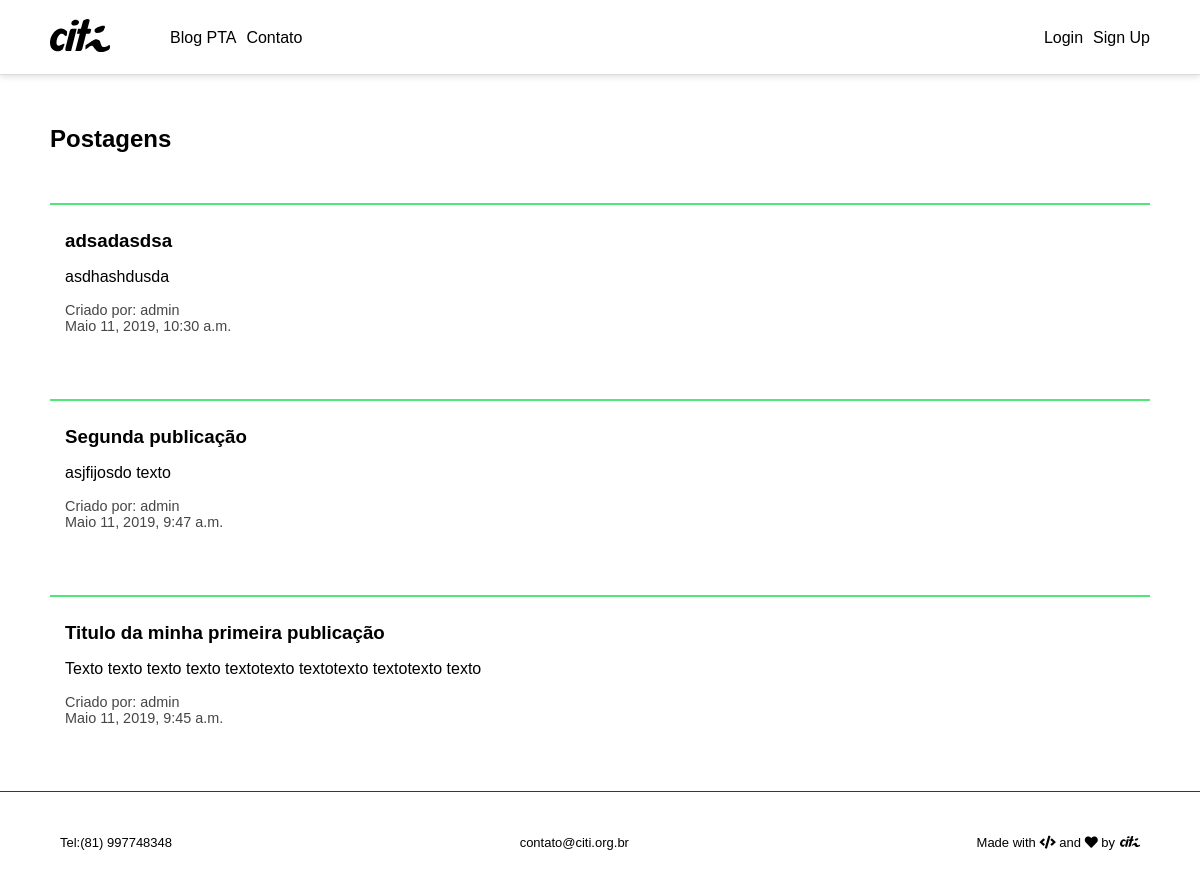
Before: / with the older database file.
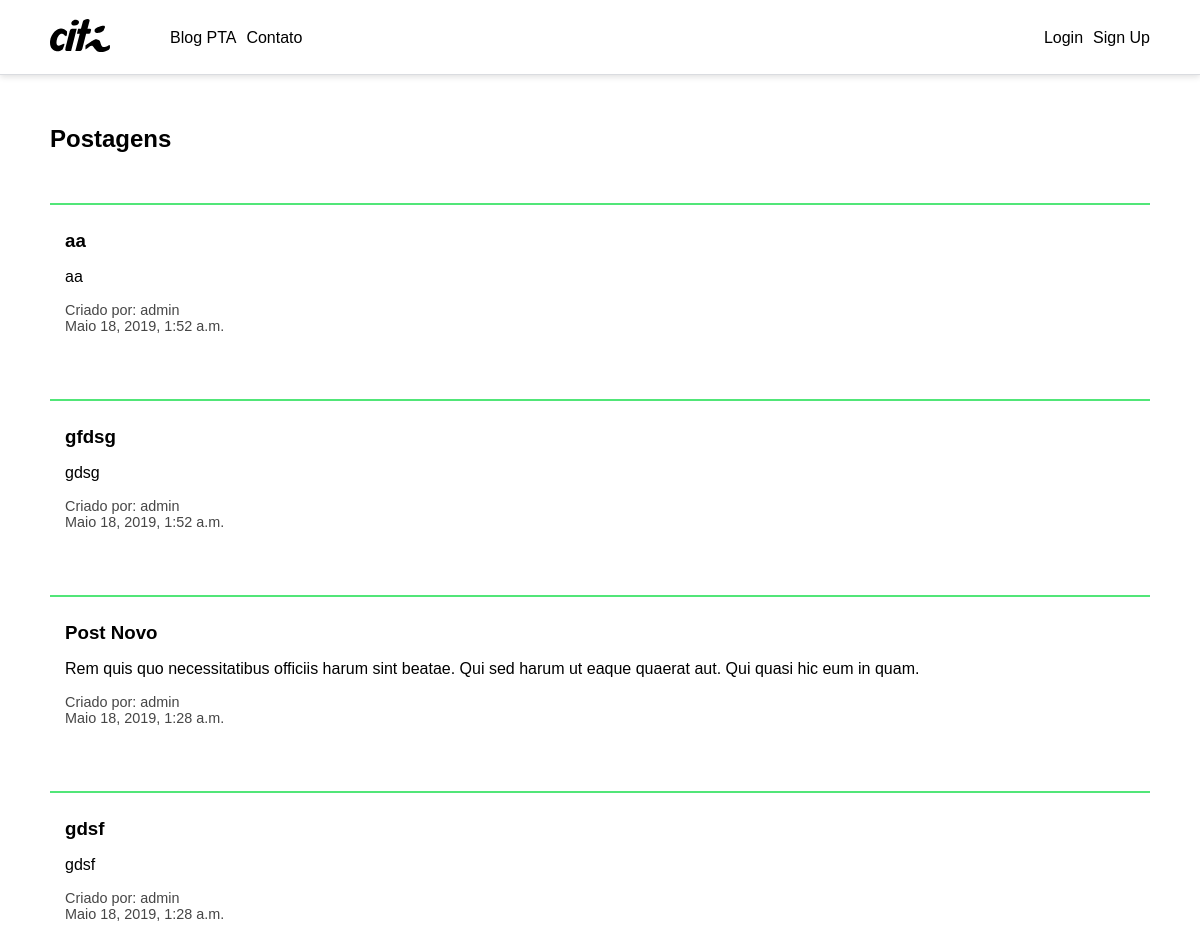
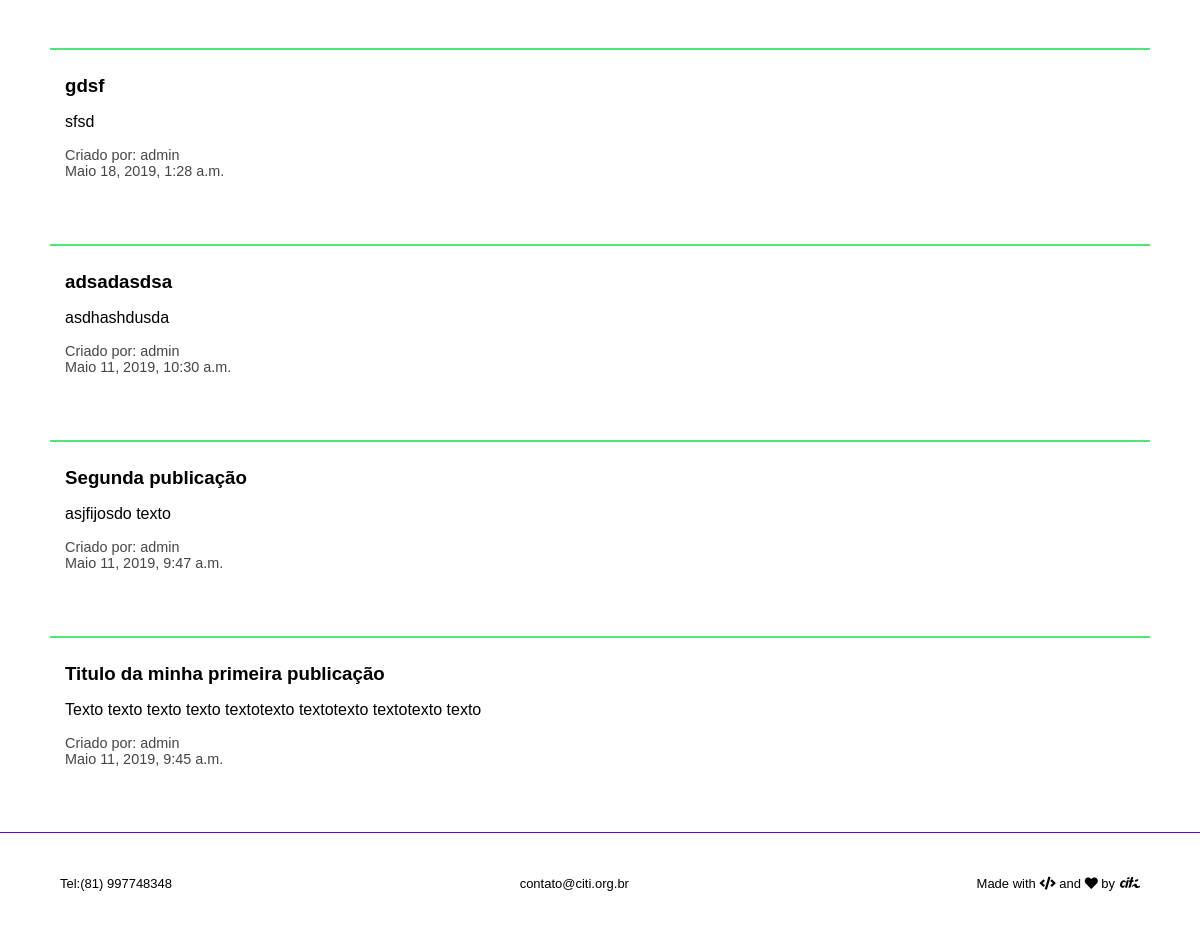
After: the same page with the newer database file (2 pictures, top to bottom).
### core/models.py (models this page shows, shortened)
class Posts(models.Model):
    author = models.ForeignKey('auth.User', on_delete=models.CASCADE)
    title = models.CharField(max_length=100, null=False, blank=False)
    text = models.TextField(null=True, blank=True)
    created_date = models.DateTimeField(auto_now_add=True)
    updated_date = models.DateTimeField(auto_now=True)
    class Meta:
        ordering = ['-created_date']
        verbose_name = 'Publicação'
        verbose_name_plural = 'Publicações'

### core/views.py (the view)
# urls.py: path('', HomeView.as_view(), name='home'),
class HomeView(generic.TemplateView):
    template_name = 'core/home.html'
    def get_context_data(self, **kwargs):
        context = super().get_context_data(**kwargs)
        context["posts"] = Posts.objects.all()
        return context

### templates/core/home.html
{% extends 'base.html' %}
{% load static %}
{% block body %}
    <main>
        <h2>Postagens</h2>
        {% for post in posts %}
            <article class="post">
                <h3>
                    {{ post.title }}
                </h3>
                <p class="post-text">
                    {{ post.text }}
                </p>
                <div class="post-info">
                    <span>Criado por: {{ post.author }}</span>
                    <span>{{ post.created_date }}</span>
                </div>
            </article>
        {% endfor %}
    </main>
{% endblock %}

### templates/base.html (shortened to what this page needs)
{% load staticfiles %}
<!DOCTYPE html>
<html lang="pt-br">
<head>
  <link rel="stylesheet" href="{% static 'css/style.css' %}">
  <link rel="stylesheet" href="{% static 'css/footer.css' %}">
  <link rel="stylesheet" href="https://use.fontawesome.com/releases/v5.8.2/css/all.css">
    {% block css %}
    <link rel="stylesheet"  href="{% static 'css/style.css' %}" >
    {% endblock %}
</head>
<body>
    {% include "includes/navbar.html" %}
    {% block body %}
    {% endblock %}
    {% include 'includes/footer.html' %}
</body>
</html>

### templates/includes/navbar.html (shortened to what this page needs)
{% load static%}
<header>
    <div>
        <a href="{% url 'core:home'%}"">
            <img src="{% static 'images/citi.svg'%}" alt="logo" id="logo-citi">
        </a>
        <a class="navbar-titulo" href="{% url 'core:home' %}">Blog PTA</a>
        <a class="navbar-titulo" href="{% url 'core:contato' %}">Contato</a>
    </div>
    <div>
        {% if user.is_authenticated %}
            <p class="navbar-titulo">
                Olá, {{ user.username }}!
            </p>
            <a href="{% url 'users:logout' %}" class="navbar-titulo">Logout</a>
        {% else %}
            <a class="navbar-titulo" href="{% url 'users:login' %}">Login</a>
            <a class="navbar-titulo" href="#">Sign Up</a>
        {% endif %}
    </div>
</header>

### templates/includes/footer.html (shortened to what this page needs)
{% load staticfiles %}
<footer class="footer">
    <div class="footer-container">
        <div class="footer-telefone">
            <span>Tel:(81) 997748348 </span>
        </div>
        <div class="footer-email">
            <a class="footer-email-link" href="mailto:{{ footer.Email }}">contato@citi.org.br</a>
        </div>
        <div class="footer-made">
            <p>Made with <i class="fas fa-code"></i> and <i class="fas fa-heart"></i> by </p>
            <a href="http://citi.org.br/" rel="nofollow, external, noopener" target="_blank"> <img src="{% static 'images/citi.svg' %}" alt="Logo do CITi" class="funcionamento-ant"></a>
        </div>
    </div>
</footer>

### assets/css/style.css (style rules this page uses)
body { background-color: #ffffff; font-family: 'Source Sans Pro', sans-serif; margin: 0; }
#logo-citi { width: 60px; margin-right: 50px; }
header { box-shadow: 0 2px 6px 0 rgba(0,0,0,.12), inset 0 -1px 0 0 #dadce0; display: flex; align-items: center; width: 100%; height: 75px; justify-content: space-between; }
header > div { display: flex; align-items: center; margin: 0 50px; }
.navbar-titulo { text-decoration: none; padding-left:10px; color: black; transition: 0.1s color; }
h2 { margin: 50px; }
article { margin: 50px; padding: 15px; border-top: 2px solid #51e678; }
article > h3 { margin: 10px 0; }
.post-info { display: flex; flex-wrap: wrap; }
.post-info > span { width:100%; font-size: 0.9em; color: rgb(70, 70, 70); }

### assets/css/footer.css (style rules this page uses)
.footer { width: 100%; bottom: 0; background-color: white; color: #000000; border-top: 1px solid #6800e4; }
.footer-container { width: 90%; font-family: 'Work Sans', sans-serif; font-weight: 300; flex-direction: row; display: flex; justify-content: space-between; align-items: center; margin: 0 auto; font-size: 13px; padding: 30px 0; }
.footer-email { display: flex; align-items: center; justify-content: space-between; flex-direction: row; font-size:13px; }
.footer-email-link { text-decoration: none; color: #000000; }
.footer-made { color: black; display: flex; align-items: center; }
.footer-made > a > img { color: black; width: 20px; padding-left: 5px; }

Changed rows visible on the page:
added Posts: title "aa", text "aa", author "admin", created_date "Maio 18, 2019, 1:52 a.m."
added Posts: title "gfdsg", text "gdsg", author "admin", created_date "Maio 18, 2019, 1:52 a.m."
added Posts: title "Post Novo", text "Rem quis quo necessitatibus officiis harum sint beatae. Qui sed harum ut eaque quaerat aut. Qui quasi hic eum in quam.", author "admin", created_date "Maio 18, 2019, 1:28 a.m."
added Posts: title "gdsf", text "gdsf", author "admin", created_date "Maio 18, 2019, 1:28 a.m."
added Posts: title "gdsf", text "sfsd", author "admin", created_date "Maio 18, 2019, 1:28 a.m."
